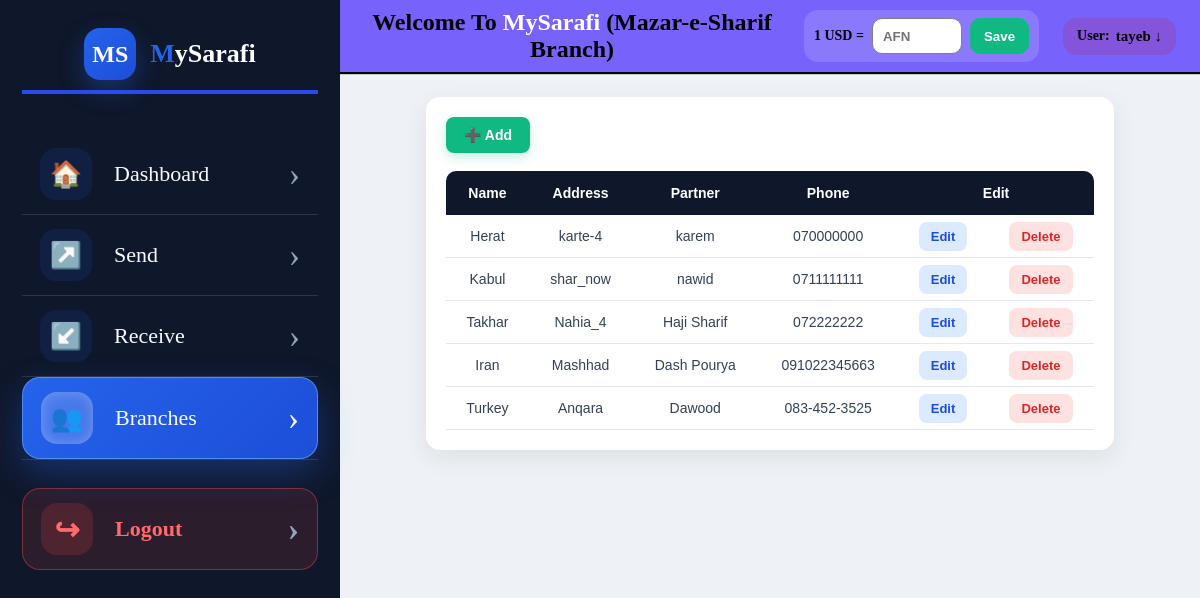
Screenshot of /branch.php (signed in) with the database file from the repository.
### tables this page shows
CREATE TABLE `branch` (
  `branch_id` int(11) NOT NULL,
  `branch_name` varchar(45) DEFAULT NULL,
  `branch_address` varchar(45) DEFAULT NULL,
  `branch_partner` varchar(45) DEFAULT NULL,
  `branch_phone` varchar(45) DEFAULT NULL
);

### backend/crud_classes.php (called while the page is built, shortened)
<?php
class Branch
{
  public $table = 'branch';
  public $conn;
  public function __construct($db)
  {
    $this->conn = $db;
  }
  public function read()
  {
    $query = "SELECT * FROM {$this->table}";
    $statement = $this->conn->prepare($query);
    $statement->execute();
    return $statement->fetchall(PDO::FETCH_ASSOC);
  }
}
?>

### branch.php (the view, shortened to what this page needs)
<!DOCTYPE html>
<html lang="en">
       <head>
         <link rel="stylesheet" href="styles/main.css">
         <link rel="stylesheet" href="styles/branch.css">
       </head>
 <body style="display: flex;">
          <aside class="sidebar">
                     <?php include 'components/sidebar.php'; ?>
              </aside>
       <div class="under-header">
          <header class="header">
              <?php include 'components/header.php'; ?>
          </header>
               <main class="page-content">
               <div class="table-container">
                    <button id="openAddModal" class="branch_add">➕ Add</button>
                   <table>
                    <tr>
                         <th>Name</th>
                         <th>Address</th>
                         <th>Partner</th>
                         <th>Phone</th>
                         <th colspan="2">Edit</th>
                    </tr>
                    <?php
                        include 'backend/db.php';
                        include 'backend/crud_classes.php';
                        $branch = new Branch($conn);
                        ?>
                        <?php
                        $data = $branch->read();
                            foreach($data as $row) { ?>
                    <tr>
                         <td><?php echo $row['branch_name']; ?></td>
                         <td><?php echo $row['branch_address']; ?></td>
                         <td><?php echo $row['branch_partner']; ?></td>
                         <td><?php echo $row['branch_phone']; ?></td>
                         <td><a  class="edit-btn" href=" branch.php?branch_id_edit=<?php echo $row['branch_id']; ?>">Edit</a></td>
                         <td><a class="delete-btn" href="branch.php?branch_id_delete=<?php echo $row['branch_id']; ?>">Delete</a></td>
                    </tr>
                    <?php } ?>
                   </table>
                    </div>
               </main>
       </div>
   </body>
</html>

### styles/main.css (style rules this page uses)
* { margin: 0; padding: 0; box-sizing: border-box; }
body { height: 100%; overflow: hidden; display: flex; height: 100vh; }
header { background: #7762fc; height: 72px; padding: 0 24px; box-shadow: 1px 1px 1px 1px ; display: flex; align-items: center; gap: 24px; position: sticky; top: 0; z-index: 100; }
.under-header { display: flex; flex-direction: column; flex: 1; }
.sidebar { width: 340px; background: #0F172A; padding: 28px 22px; color: #ffffff; display: flex; flex-shrink: 0; flex-direction: column; box-shadow: 10px 0 30px rgba(15, 23, 42, 0.18); }
.page-content { background-color: #EEF2F6; flex: 1; overflow-y:auto; }

### styles/branch.css (style rules this page uses)
.table-container { width: 80%; margin:25px auto ; background: #ffffff; padding: 20px; border-radius: 14px; box-shadow: 0 8px 25px rgba(15, 23, 42, 0.08); overflow-x: auto; }
table { width: 100%; border-collapse: collapse; font-family: Arial, sans-serif; }
table th { background: #0f172a; color: #ffffff; padding: 14px 16px; text-align: left; font-size: 14px; font-weight: 600; text-align: center; }
table td { padding: 13px 16px; border-bottom: 1px solid #e5e7eb; color: #334155; font-size: 14px; text-align: center; }
table th:first-child { border-top-left-radius: 10px; }
table th:last-child { border-top-right-radius: 10px; }
.edit-btn, .delete-btn { padding: 7px 12px; border-radius: 8px; text-decoration: none; font-size: 13px; font-weight: 600; }
.edit-btn { background: #dbeafe; color: #1d4ed8; }
.delete-btn { background: #fee2e2; color: #dc2626; }
.branch_add { display: inline-flex; align-items: center; justify-content: center; padding: 10px 18px; margin-bottom: 18px; background-color: #10b981; color: #ffffff; border: none; font-size: 14px; font-weight: 600; border-radius: 8px; transition: all 0.3s ease; box-shadow: 0 4px 12px rgba(16, 185, 129, 0.25); }

### rows the page displays
branch: branch_name "Herat", branch_address "karte-4", branch_partner "karem", branch_phone "070000000"
branch: branch_name "Kabul", branch_address "shar_now", branch_partner "nawid", branch_phone "0711111111"
branch: branch_name "Takhar", branch_address "Nahia_4", branch_partner "Haji Sharif", branch_phone "072222222"
branch: branch_name "Iran", branch_address "Mashhad", branch_partner "Dash Pourya", branch_phone "091022345663"
branch: branch_name "Turkey", branch_address "Anqara", branch_partner "Dawood", branch_phone "083-452-3525"

### other values shown
$_SESSION['user_name'] "tayeb"
